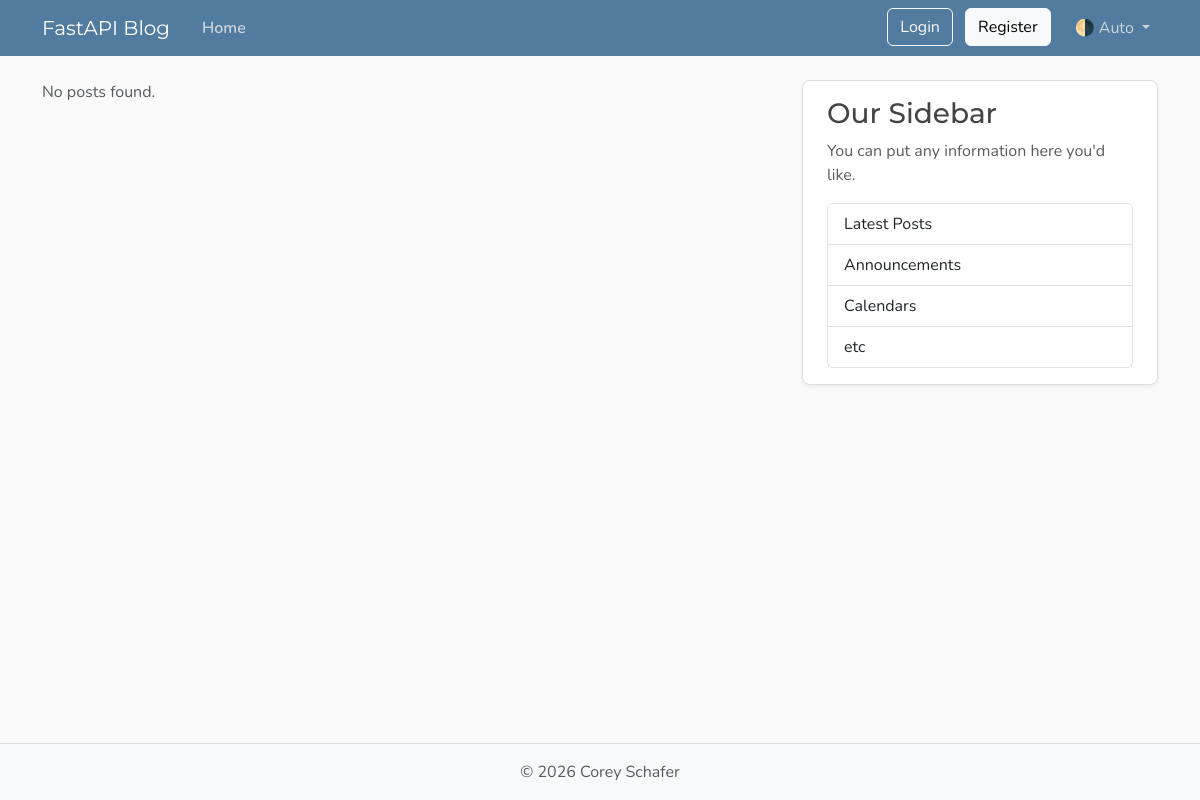
Page /posts on the earlier database version.
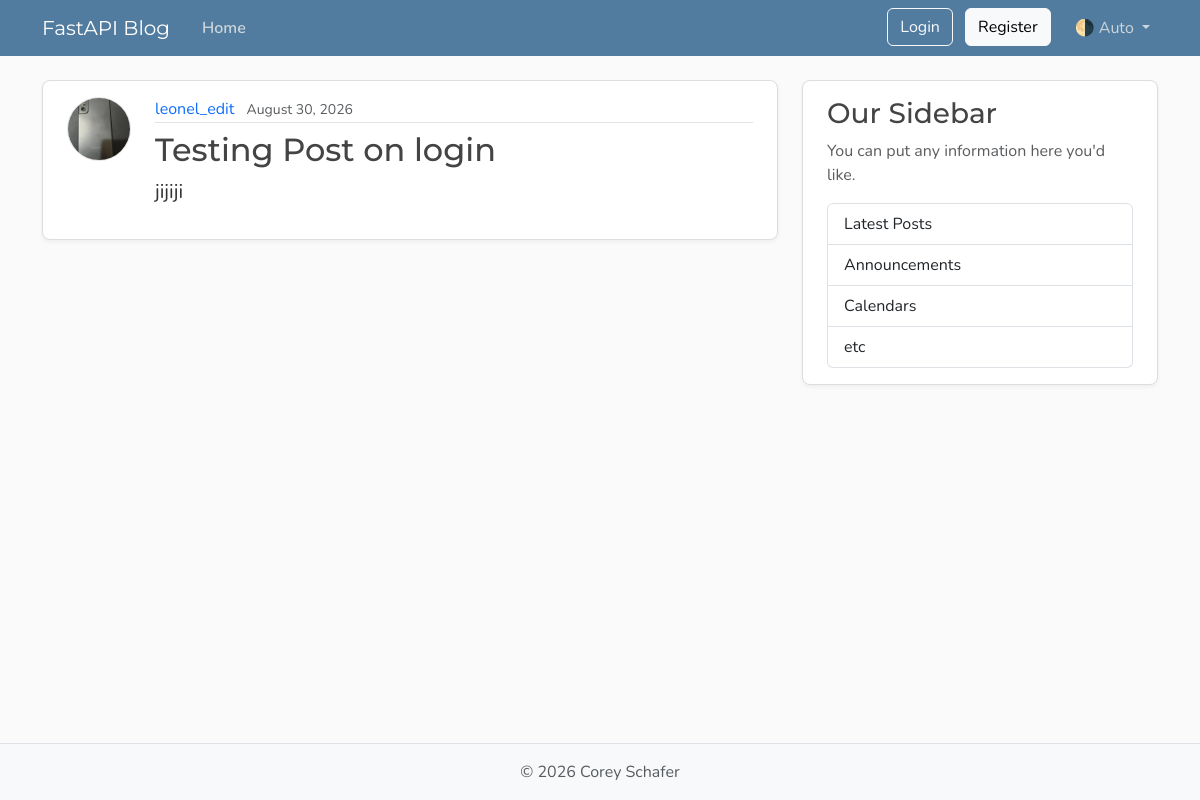
Same page on the later database version.
### src/fastapi_blog/models.py (models this page shows, shortened)
class Post(Base):
    __tablename__ = "posts"
    id: Mapped[int] = mapped_column(Integer, primary_key=True, index=True)
    title: Mapped[str] = mapped_column(String(100), nullable=False)
    content: Mapped[str] = mapped_column(Text, nullable=False)
    user_id: Mapped[int] = mapped_column(
        ForeignKey("users.id"),
        nullable=False,
        index=True,
    )
    date_posted: Mapped[datetime] = mapped_column(
        DateTime(timezone=True),
        default=lambda: datetime.now(UTC),
    )
    author: Mapped[User] = relationship(back_populates="posts")

class User(Base):
    __tablename__ = "users"
    id: Mapped[int] = mapped_column(Integer, primary_key=True, index=True)
    username: Mapped[str] = mapped_column(String(50), unique=True, nullable=False)
    email: Mapped[str] = mapped_column(String(120), unique=True, nullable=False)
    password_hash: Mapped[str] = mapped_column(String(255), nullable=False)
    image_file: Mapped[str | None] = mapped_column(
        String(200),
        nullable=True,
        default=None,
    )
    posts: Mapped[list[Post]] = relationship(
        back_populates="author",
        cascade='all, delete-orphan'
    )

### src/fastapi_blog/main.py (the view)
@app.get("/", include_in_schema=False, name="home")
@app.get("/posts", include_in_schema=False, name="posts")
async def home(request: Request, db: Annotated[AsyncSession, Depends(get_db)]):
    result = await db.execute(select(models.Post).options(selectinload(models.Post.author))
    .order_by(models.Post.date_posted.desc()),
    )
    posts = result.scalars().all()
    return templates.TemplateResponse(
        request,
        "home.html",
        {"posts": posts, "title": "Home"},
    )

### templates/home.html (shortened to what this page needs)
{% extends "layout.html" %}
{% block content %}
{% for post in posts %}
<article class="content-section py-3 px-4 mb-4">
    <div class="d-flex align-items-start gap-4">
        <img class="rounded-circle article-img flex-shrink-0" src="{{ post.author.image_path }}"
            alt="{{ post.author.username }}'s profile picture" width="64" height="64" loading="lazy">
        <div class="flex-grow-1">
            <div class="article-metadata mb-2">
                <a class="me-2" href="{{ url_for('user_posts', user_id=post.author.id) }}">{{ post.author.username
                    }}</a>
                <small class="text-body-secondary">{{ post.date_posted.strftime("%B %d, %Y") }}</small>
            </div>
            <h2>
                <a class="article-title" href="{{ url_for('post_page', post_id=post.id) }}">{{ post.title }}</a>
            </h2>
            <p class="article-content">{{ post.content }}</p>
        </div>
    </div>
</article>
{% else %}
<p class="text-body-secondary">No posts found.</p>
{% endfor %}
{% endblock content %}

Differences in the rows shown:
added Post: author.image_path (picture), author.username "leonel_edit", date_posted "August 30, 2026", title "Testing Post on login", content "jijiji"
Other differences:
text no longer shown: "No posts found."
